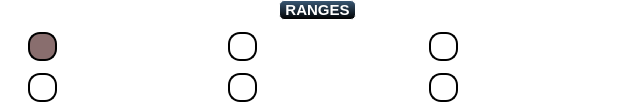
    <widget class="QGroupBox" name="ResistanceRanges">
     <property name="geometry">
      <rect>
       <x>30</x>
       <y>110</y>
       <width>630</width>
       <height>112</height>
      </rect>
     </property>
     <property name="styleSheet">
      <string notr="true">QGroupBox {
     background-color: rgba(0,0,0,0);
     border: 1px solid white;
     border-radius: 5px;
     margin-top: 1ex; /* leave space at the top for the title */
	 font:bold 15px;	
 }

 QGroupBox::title {
	border:1px solid white;
	border-radius:5px;
     subcontrol-origin: margin;
     subcontrol-position: top center; /* position at the top center */
     padding: 0 3px;
	     color:white;
     background-color: qlineargradient(x1: 0, y1: 0, x2: 0, y2: 1,stop: 0 #3a5976, stop: 1 #000000);
 }</string>
     </property>
     <property name="title">
      <string>RANGES</string>
     </property>
     <widget class="QWidget" name="gridLayoutWidget">
      <property name="geometry">
       <rect>
        <x>28</x>
        <y>26</y>
        <width>595</width>
        <height>82</height>
       </rect>
      </property>
      <layout class="QGridLayout" name="gridLayout">
       <item row="1" column="3">
        <widget class="QRadioButton" name="R10E">
         <property name="palette">
          <palette>
           <active>
            <colorrole role="WindowText">
             <brush brushstyle="SolidPattern">
              <color alpha="255">
               <red>255</red>
               <green>255</green>
               <blue>255</blue>
              </color>
             </brush>
            </colorrole>
           </active>
           <inactive>
            <colorrole role="WindowText">
             <brush brushstyle="SolidPattern">
              <color alpha="255">
               <red>255</red>
               <green>255</green>
               <blue>255</blue>
              </color>
             </brush>
            </colorrole>
           </inactive>
           <disabled>
            <colorrole role="WindowText">
             <brush brushstyle="SolidPattern">
              <color alpha="255">
               <red>116</red>
               <green>116</green>
               <blue>116</blue>
              </color>
             </brush>
            </colorrole>
           </disabled>
          </palette>
         </property>
         <property name="font">
          <font>
           <pointsize>-1</pointsize>
           <weight>75</weight>
           <italic>false</italic>
           <bold>true</bold>
          </font>
         </property>
         <property name="focusPolicy">
          <enum>Qt::NoFocus</enum>
         </property>
         <property name="styleSheet">
          <string notr="true">QRadioButton{
font:bold 25px;
}
 QRadioButton::indicator {
     width: 25px;
     height:25px;
   border: 2px solid black;
	 border-radius:12px;

 }
 QRadioButton::indicator::unchecked {
		background-color:white;
     }

     QRadioButton::indicator:unchecked:hover {
		background-color:white;
     }

     QRadioButton::indicator:unchecked:pressed {
		background-color:white;
     }

     QRadioButton::indicator::checked {
		background-color:#896e6e;
     }

     QRadioButton::indicator:checked:hover {
		background-color:#896e6e;
     }

     QRadioButton::indicator:checked:pressed {
		background-color:#896e6e;
     }</string>
         </property>
         <property name="text">
          <string>5E</string>
         </property>
         <property name="checked">
          <bool>false</bool>
         </property>
        </widget>
       </item>
       <item row="0" column="0">
        <widget class="QRadioButton" name="R100E">
         <property name="palette">
          <palette>
           <active>
            <colorrole role="WindowText">
             <brush brushstyle="SolidPattern">
              <color alpha="255">
               <red>255</red>
               <green>255</green>
               <blue>255</blue>
              </color>
             </brush>
            </colorrole>
           </active>
           <inactive>
            <colorrole role="WindowText">
             <brush brushstyle="SolidPattern">
              <color alpha="255">
               <red>255</red>
               <green>255</green>
               <blue>255</blue>
              </color>
             </brush>
            </colorrole>
           </inactive>
           <disabled>
            <colorrole role="WindowText">
             <brush brushstyle="SolidPattern">
              <color alpha="255">
               <red>116</red>
               <green>116</green>
               <blue>116</blue>
              </color>
             </brush>
            </colorrole>
           </disabled>
          </palette>
         </property>
         <property name="font">
          <font>
           <pointsize>-1</pointsize>
           <weight>75</weight>
           <italic>false</italic>
           <bold>true</bold>
          </font>
         </property>
         <property name="focusPolicy">
          <enum>Qt::NoFocus</enum>
         </property>
         <property name="styleSheet">
          <string notr="true">QRadioButton{
font:bold 25px;
}
 QRadioButton::indicator {
     width: 25px;
     height:25px;
   border: 2px solid black;
	 border-radius:12px;

 }
 QRadioButton::indicator::unchecked {
		background-color:white;
     }

     QRadioButton::indicator:unchecked:hover {
		background-color:white;
     }

     QRadioButton::indicator:unchecked:pressed {
		background-color:white;
     }

     QRadioButton::indicator::checked {
		background-color:#896e6e;
     }

     QRadioButton::indicator:checked:hover {
		background-color:#896e6e;
     }

     QRadioButton::indicator:checked:pressed {
		background-color:#896e6e;
     }</string>
         </property>
         <property name="text">
          <string>300E</string>
         </property>
         <property name="checked">
          <bool>true</bool>
         </property>
        </widget>
       </item>
       <item row="0" column="1">
        <widget class="QRadioButton" name="R1KE">
         <property name="palette">
          <palette>
           <active>
            <colorrole role="WindowText">
             <brush brushstyle="SolidPattern">
              <color alpha="255">
               <red>255</red>
               <green>255</green>
               <blue>255</blue>
              </color>
             </brush>
            </colorrole>
           </active>
           <inactive>
            <colorrole role="WindowText">
             <brush brushstyle="SolidPattern">
              <color alpha="255">
               <red>255</red>
               <green>255</green>
               <blue>255</blue>
              </color>
             </brush>
            </colorrole>
           </inactive>
           <disabled>
            <colorrole role="WindowText">
             <brush brushstyle="SolidPattern">
              <color alpha="255">
               <red>116</red>
               <green>116</green>
               <blue>116</blue>
              </color>
             </brush>
            </colorrole>
           </disabled>
          </palette>
         </property>
         <property name="font">
          <font>
           <pointsize>-1</pointsize>
           <weight>75</weight>
           <italic>false</italic>
           <bold>true</bold>
          </font>
         </property>
         <property name="focusPolicy">
          <enum>Qt::NoFocus</enum>
         </property>
         <property name="styleSheet">
          <string notr="true">QRadioButton{
font:bold 25px;
}
 QRadioButton::indicator {
     width: 25px;
     height:25px;
   border: 2px solid black;
	 border-radius:12px;

 }
 QRadioButton::indicator::unchecked {
		background-color:white;
     }

     QRadioButton::indicator:unchecked:hover {
		background-color:white;
     }

     QRadioButton::indicator:unchecked:pressed {
		background-color:white;
     }

     QRadioButton::indicator::checked {
		background-color:#896e6e;
     }

     QRadioButton::indicator:checked:hover {
		background-color:#896e6e;
     }

     QRadioButton::indicator:checked:pressed {
		background-color:#896e6e;
     }</string>
         </property>
         <property name="text">
          <string>3KE</string>
         </property>
        </widget>
       </item>
       <item row="0" column="3">
        <widget class="QRadioButton" name="R10KE">
         <property name="palette">
          <palette>
           <active>
            <colorrole role="WindowText">
             <brush brushstyle="SolidPattern">
              <color alpha="255">
               <red>255</red>
               <green>255</green>
               <blue>255</blue>
              </color>
             </brush>
            </colorrole>
           </active>
           <inactive>
            <colorrole role="WindowText">
             <brush brushstyle="SolidPattern">
              <color alpha="255">
               <red>255</red>
               <green>255</green>
               <blue>255</blue>
              </color>
             </brush>
            </colorrole>
           </inactive>
           <disabled>
            <colorrole role="WindowText">
             <brush brushstyle="SolidPattern">
              <color alpha="255">
               <red>116</red>
               <green>116</green>
               <blue>116</blue>
              </color>
             </brush>
            </colorrole>
           </disabled>
          </palette>
         </property>
         <property name="font">
          <font>
           <pointsize>-1</pointsize>
           <weight>75</weight>
           <italic>false</italic>
           <bold>true</bold>
          </font>
         </property>
         <property name="focusPolicy">
          <enum>Qt::NoFocus</enum>
         </property>
         <property name="styleSheet">
          <string notr="true">QRadioButton{
font:bold 25px;
}
 QRadioButton::indicator {
     width: 25px;
     height:25px;
   border: 2px solid black;
	 border-radius:12px;

 }
 QRadioButton::indicator::unchecked {
		background-color:white;
     }

     QRadioButton::indicator:unchecked:hover {
		background-color:white;
     }

     QRadioButton::indicator:unchecked:pressed {
		background-color:white;
     }

     QRadioButton::indicator::checked {
		background-color:#896e6e;
     }

     QRadioButton::indicator:checked:hover {
		background-color:#896e6e;
     }

     QRadioButton::indicator:checked:pressed {
		background-color:#896e6e;
     }</string>
         </property>
         <property name="text">
          <string>30KE</string>
         </property>
        </widget>
       </item>
       <item row="1" column="0">
        <widget class="QRadioButton" name="R100KE">
         <property name="palette">
          <palette>
           <active>
            <colorrole role="WindowText">
             <brush brushstyle="SolidPattern">
              <color alpha="255">
               <red>255</red>
               <green>255</green>
               <blue>255</blue>
              </color>
             </brush>
            </colorrole>
           </active>
           <inactive>
            <colorrole role="WindowText">
             <brush brushstyle="SolidPattern">
              <color alpha="255">
               <red>255</red>
               <green>255</green>
               <blue>255</blue>
              </color>
             </brush>
            </colorrole>
           </inactive>
           <disabled>
            <colorrole role="WindowText">
             <brush brushstyle="SolidPattern">
              <color alpha="255">
               <red>116</red>
               <green>116</green>
               <blue>116</blue>
              </color>
             </brush>
            </colorrole>
           </disabled>
          </palette>
         </property>
         <property name="font">
          <font>
           <pointsize>-1</pointsize>
           <weight>75</weight>
           <italic>false</italic>
           <bold>true</bold>
          </font>
         </property>
         <property name="focusPolicy">
          <enum>Qt::NoFocus</enum>
         </property>
         <property name="styleSheet">
          <string notr="true">QRadioButton{
font:bold 25px;
}
 QRadioButton::indicator {
     width: 25px;
     height:25px;
   border: 2px solid black;
	 border-radius:12px;

 }
 QRadioButton::indicator::unchecked {
		background-color:white;
     }

     QRadioButton::indicator:unchecked:hover {
		background-color:white;
     }

     QRadioButton::indicator:unchecked:pressed {
		background-color:white;
     }

     QRadioButton::indicator::checked {
		background-color:#896e6e;
     }

     QRadioButton::indicator:checked:hover {
		background-color:#896e6e;
     }

     QRadioButton::indicator:checked:pressed {
		background-color:#896e6e;
     }</string>
         </property>
         <property name="text">
          <string>300KE</string>
         </property>
        </widget>
       </item>
       <item row="1" column="1">
        <widget class="QRadioButton" name="R1ME">
         <property name="palette">
          <palette>
           <active>
            <colorrole role="WindowText">
             <brush brushstyle="SolidPattern">
              <color alpha="255">
               <red>255</red>
               <green>255</green>
               <blue>255</blue>
              </color>
             </brush>
            </colorrole>
           </active>
           <inactive>
            <colorrole role="WindowText">
             <brush brushstyle="SolidPattern">
              <color alpha="255">
               <red>255</red>
               <green>255</green>
               <blue>255</blue>
              </color>
             </brush>
            </colorrole>
           </inactive>
           <disabled>
            <colorrole role="WindowText">
             <brush brushstyle="SolidPattern">
              <color alpha="255">
               <red>116</red>
               <green>116</green>
               <blue>116</blue>
              </color>
             </brush>
            </colorrole>
           </disabled>
          </palette>
         </property>
         <property name="font">
          <font>
           <pointsize>-1</pointsize>
           <weight>75</weight>
           <italic>false</italic>
           <bold>true</bold>
          </font>
         </property>
         <property name="focusPolicy">
          <enum>Qt::NoFocus</enum>
         </property>
         <property name="styleSheet">
          <string notr="true">QRadioButton{
font:bold 25px;
}
 QRadioButton::indicator {
     width: 25px;
     height:25px;
   border: 2px solid black;
	 border-radius:12px;

 }
 QRadioButton::indicator::unchecked {
		background-color:white;
     }

     QRadioButton::indicator:unchecked:hover {
		background-color:white;
     }

     QRadioButton::indicator:unchecked:pressed {
		background-color:white;
     }

     QRadioButton::indicator::checked {
		background-color:#896e6e;
     }

     QRadioButton::indicator:checked:hover {
		background-color:#896e6e;
     }

     QRadioButton::indicator:checked:pressed {
		background-color:#896e6e;
     }</string>
         </property>
         <property name="text">
          <string>1ME</string>
         </property>
        </widget>
       </item>
      </layout>
     </widget>
    </widget>
